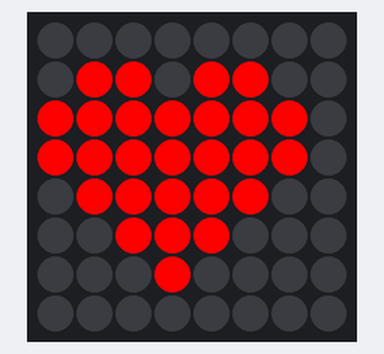
The program below on a simulated Raspberry Pi (BCM pin numbers) with a Sense HAT. On the bench: the Sense HAT's 8×8 RGB LED matrix. At 0.0 s the program stops and its outputs stay as they are.

Above: at 0.1 s.

The program:

hello2.py
```python
from sense_hat import SenseHat
import time
sense = SenseHat()

r=(255,0,0)
e=(0,0,0)
space=[
	e,e,e,e,e,e,e,e,
	e,r,r,e,r,r,e,e,
	r,r,r,r,r,r,r,e,
	r,r,r,r,r,r,r,e,
	e,r,r,r,r,r,e,e,
	e,e,r,r,r,e,e,e,
	e,e,e,r,e,e,e,e,
	e,e,e,e,e,e,e,e,
]
'''space=[
	e,e,e,r,r,e,e,e,
	e,e,r,r,r,r,e,e,
	e,r,r,r,r,r,r,e,
	r,r,e,r,r,e,r,r,
	r,r,r,r,r,r,r,r,
	e,e,r,e,e,r,e,e,
	e,r,e,r,r,e,r,e,
	r,e,r,e,e,r,e,r,
]'''
sense.set_pixels(space)
sense.set_rotation(180)
```
